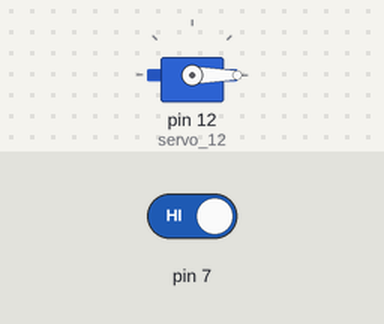
The sketch below on a simulated Arduino Leonardo, built with avr-gcc and run on an emulated ATmega32U4. Parts: servo. The test bench sets the inputs (shaded band); at power-on: pin 7 HIGH.

Above: at 2.8 s.
2.9 s: pin 7 driven LOW
At 4.2 s:
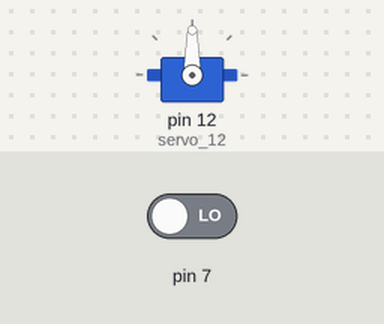
4.5 s: pin 7 driven HIGH
At 5.9 s:
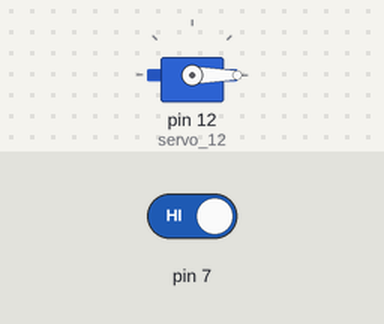
Timing chart, 0 to 7.5 s (numbered marks = the images above; inputs shaded):
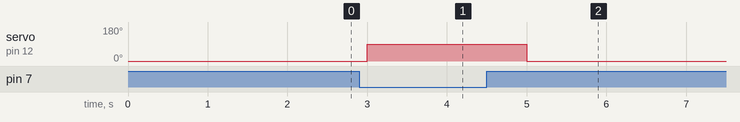

The sketch:

ZiDongCheKuMen.ino
```cpp
#include "Servo.h"

Servo servo_12;

void setup(){
  pinMode(7, INPUT);
  servo_12.attach(12);
}

void loop(){
  // 是否感应到车，“0”代表感应到，“1”代表没有感应到
  if (digitalRead(7) == 0) {
    servo_12.write(90);
    delay(1000);

  } else {
    servo_12.write(0);
    delay(1000);

  }

}
```

Measured:
- after the input at 2.9 s, servo on pin 12 (servo_12): 0° → 90° after 0.10 s
- after the input at 4.5 s, servo on pin 12 (servo_12): 90° → 0° after 0.50 s
